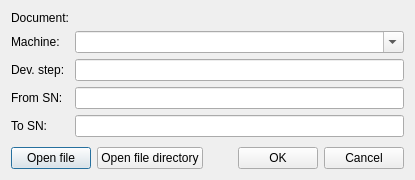
<?xml version="1.0" encoding="UTF-8"?>
<ui version="4.0">
 <class>DlgEditDocument</class>
 <widget class="QDialog" name="DlgEditDocument">
  <property name="geometry">
   <rect>
    <x>0</x>
    <y>0</y>
    <width>415</width>
    <height>180</height>
   </rect>
  </property>
  <property name="windowTitle">
   <string>Dialog</string>
  </property>
  <layout class="QVBoxLayout" name="verticalLayout">
   <item>
    <layout class="QFormLayout" name="FLayoutInput">
     <item row="1" column="0">
      <widget class="QLabel" name="LabelMachine">
       <property name="text">
        <string>Machine:</string>
       </property>
      </widget>
     </item>
     <item row="2" column="0">
      <widget class="QLabel" name="LabelDevStep">
       <property name="text">
        <string>Dev. step:</string>
       </property>
      </widget>
     </item>
     <item row="2" column="1">
      <widget class="QLineEdit" name="EditDevStep"/>
     </item>
     <item row="3" column="0">
      <widget class="QLabel" name="LabelFromSN">
       <property name="text">
        <string>From SN:</string>
       </property>
      </widget>
     </item>
     <item row="3" column="1">
      <widget class="QLineEdit" name="EditFromSN"/>
     </item>
     <item row="4" column="0">
      <widget class="QLabel" name="LabelToSN">
       <property name="text">
        <string>To SN:</string>
       </property>
      </widget>
     </item>
     <item row="4" column="1">
      <widget class="QLineEdit" name="EditToSN"/>
     </item>
     <item row="1" column="1">
      <widget class="QComboBox" name="ComboMachine">
       <property name="editable">
        <bool>true</bool>
       </property>
      </widget>
     </item>
     <item row="0" column="0">
      <widget class="QLabel" name="LabelDocument">
       <property name="text">
        <string>Document:</string>
       </property>
      </widget>
     </item>
     <item row="0" column="1">
      <widget class="QLabel" name="LabelFilename">
       <property name="text">
        <string>&lt;filename&gt;</string>
       </property>
      </widget>
     </item>
    </layout>
   </item>
   <item>
    <layout class="QHBoxLayout" name="HLayoutButtons">
     <item>
      <widget class="QPushButton" name="ButtonOpenFile">
       <property name="text">
        <string>Open file</string>
       </property>
      </widget>
     </item>
     <item>
      <widget class="QPushButton" name="ButtonOpenFileDir">
       <property name="text">
        <string>Open file directory</string>
       </property>
      </widget>
     </item>
     <item>
      <spacer name="HSpacerButtons">
       <property name="orientation">
        <enum>Qt::Horizontal</enum>
       </property>
       <property name="sizeHint" stdset="0">
        <size>
         <width>40</width>
         <height>20</height>
        </size>
       </property>
      </spacer>
     </item>
     <item>
      <widget class="QPushButton" name="ButtonOK">
       <property name="text">
        <string>OK</string>
       </property>
      </widget>
     </item>
     <item>
      <widget class="QPushButton" name="ButtonCancel">
       <property name="text">
        <string>Cancel</string>
       </property>
      </widget>
     </item>
    </layout>
   </item>
  </layout>
 </widget>
 <resources/>
 <connections/>
</ui>
